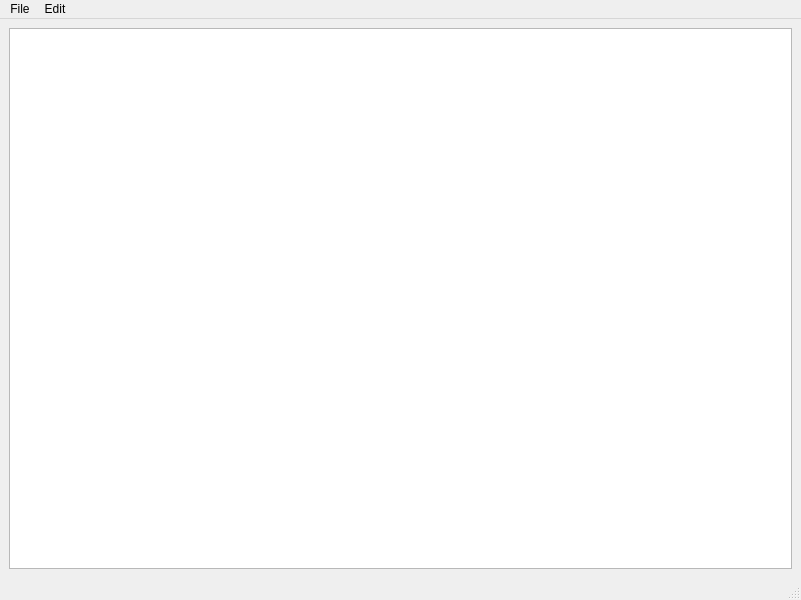
<?xml version="1.0" encoding="UTF-8"?>
<ui version="4.0">
 <class>MainWindow</class>
 <widget class="QMainWindow" name="MainWindow">
  <property name="geometry">
   <rect>
    <x>0</x>
    <y>0</y>
    <width>801</width>
    <height>600</height>
   </rect>
  </property>
  <property name="windowTitle">
   <string>MainWindow</string>
  </property>
  <widget class="QWidget" name="centralwidget">
   <layout class="QGridLayout" name="gridLayout">
    <item row="0" column="0">
     <layout class="QVBoxLayout" name="verticalLayout_2"/>
    </item>
    <item row="1" column="1">
     <widget class="QTableWidget" name="main_table"/>
    </item>
   </layout>
  </widget>
  <widget class="QMenuBar" name="menubar">
   <property name="geometry">
    <rect>
     <x>0</x>
     <y>0</y>
     <width>801</width>
     <height>21</height>
    </rect>
   </property>
   <widget class="QMenu" name="menuFile">
    <property name="title">
     <string>File</string>
    </property>
    <widget class="QMenu" name="menuSave_as">
     <property name="title">
      <string>Save as</string>
     </property>
     <addaction name="save_as_csv"/>
     <addaction name="save_as_txt"/>
    </widget>
    <addaction name="New_file"/>
    <addaction name="Open_file"/>
    <addaction name="separator"/>
    <addaction name="Save"/>
    <addaction name="menuSave_as"/>
   </widget>
   <widget class="QMenu" name="menuEdit">
    <property name="title">
     <string>Edit</string>
    </property>
    <addaction name="Add_row"/>
    <addaction name="Remove_row"/>
   </widget>
   <addaction name="menuFile"/>
   <addaction name="menuEdit"/>
  </widget>
  <widget class="QStatusBar" name="statusbar"/>
  <action name="Open_file">
   <property name="enabled">
    <bool>true</bool>
   </property>
   <property name="text">
    <string>Open file</string>
   </property>
   <property name="shortcut">
    <string>Ctrl+O</string>
   </property>
   <property name="autoRepeat">
    <bool>false</bool>
   </property>
  </action>
  <action name="save_as_csv">
   <property name="text">
    <string>as csv</string>
   </property>
  </action>
  <action name="save_as_txt">
   <property name="text">
    <string>as txt</string>
   </property>
  </action>
  <action name="New_file">
   <property name="checkable">
    <bool>false</bool>
   </property>
   <property name="text">
    <string>New file</string>
   </property>
  </action>
  <action name="Add_row">
   <property name="text">
    <string>Add row</string>
   </property>
  </action>
  <action name="Remove_row">
   <property name="text">
    <string>Remove row</string>
   </property>
  </action>
  <action name="Save">
   <property name="text">
    <string>Save</string>
   </property>
   <property name="shortcut">
    <string>Ctrl+S</string>
   </property>
  </action>
 </widget>
 <resources/>
 <connections/>
</ui>
